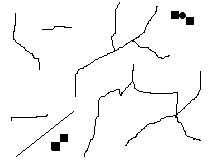
#> input picture Imagen1.jpg, 218 x 168 px
$ python vecindad.py
#> lines starting #> are read from the running program, lines starting #| are printed output that depends on the picture; after the words box and inside, x2 and y2 are one past the last pixel; in counts of white or black regions, pixels touching at a corner belong together
import cv2

# Se carga la imagen original y la lee en escala de grises
ruta_imagen = 'Imagen1.jpg'
imagen = cv2.imread(ruta_imagen, cv2.IMREAD_GRAYSCALE)
#> imagen is the input picture: shape (168, 218); min 0, max 255, mean 247

# Se binariza la imagen para obtener una imagen binaria
_, imagen_binaria = cv2.threshold(imagen, 127, 255, cv2.THRESH_BINARY)
#> imagen_binaria: shape (168, 218); 97% white; 8 black regions, largest, box (x1, y1, x2, y2) and area: (84, 64, 201, 157) 362, (75, 2, 170, 97) 231, (171, 11, 194, 25) 165

# Se revierte la imagen binaria para que se use el fondo negro
imagen_binaria_invertida = cv2.bitwise_not(imagen_binaria)
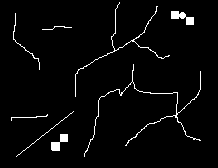
#> imagen_binaria_invertida: shape (168, 218); 3% white; 8 white regions, largest, box (x1, y1, x2, y2) and area: (84, 64, 201, 157) 362, (75, 2, 170, 97) 231, (171, 11, 194, 25) 165

# Se encuentran los componentes conectados para la vecindad 4 utilizando la imagen binaria invertida
num_etiquetas_v4, _, _, _ = cv2.connectedComponentsWithStats(imagen_binaria_invertida, connectivity=4)
#> num_etiquetas_v4 = 204

# Se encuentran los componentes conectados para la vecindad 8 utilizando la imagen binaria invertida
num_etiquetas_v8, _, _, _ = cv2.connectedComponentsWithStats(imagen_binaria_invertida, connectivity=8)
#> num_etiquetas_v8 = 9

# Se le resta 1 para excluir el fondo del conteo
componentes_conectados_v4 = num_etiquetas_v4 - 1
#> componentes_conectados_v4 = 203
componentes_conectados_v8 = num_etiquetas_v8 - 1
#> componentes_conectados_v8 = 8

# Se mmprime el número de componentes conectados
print("Número de componentes conectados en vedindad 4: ", componentes_conectados_v4)
#| Número de componentes conectados en vedindad 4:  203
print("Número de componentes conectados en vecindad 8: ", componentes_conectados_v8)
#| Número de componentes conectados en vecindad 8:  8
